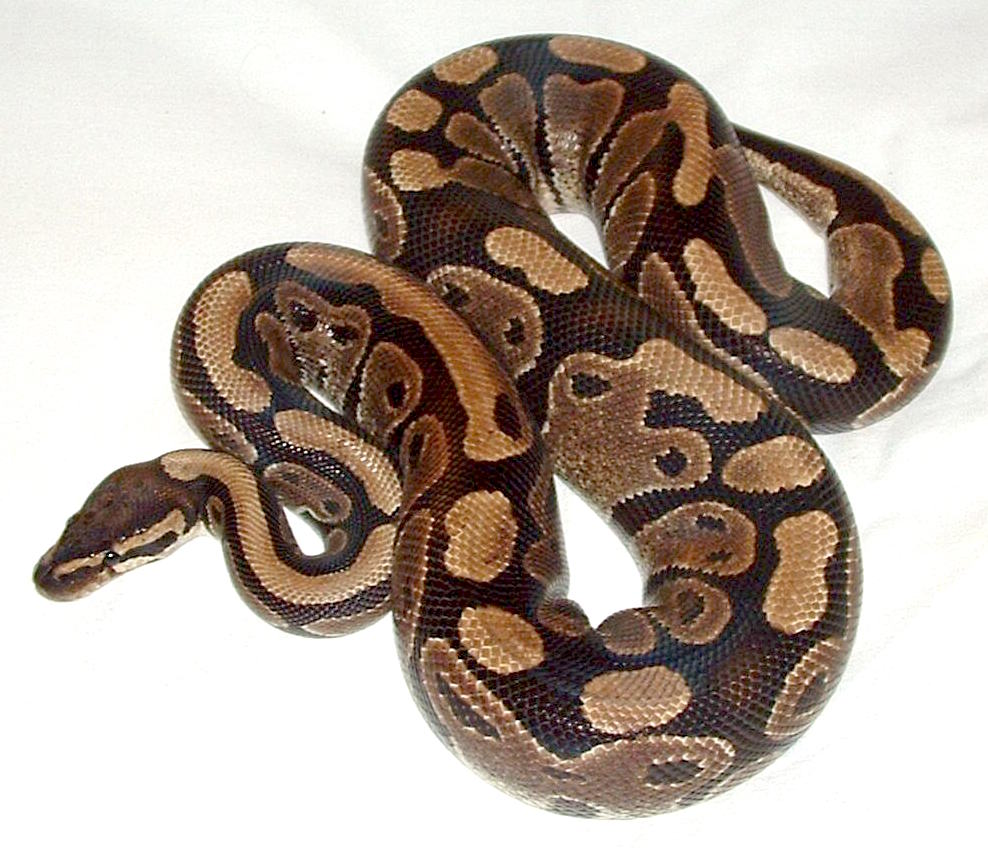
#> input picture openCV/IMAGE FUNCTIONS/Ball_python_lucy.jpg, 988 x 848 px, found by its file name
$ python CROPPED.PY
#> lines starting #> are read from the running program, lines starting #| are printed output that depends on the picture
import cv2

image = cv2.imread(r"D:\project\Open CV\Ball_python_lucy.jpg")
#> image is the input picture: shape (848, 988, 3); mean B, G, R 156.6, 166.7, 180.2

if image is not None:
    cropped = image[100:200, 50:150]  # Crop the image using array slicing
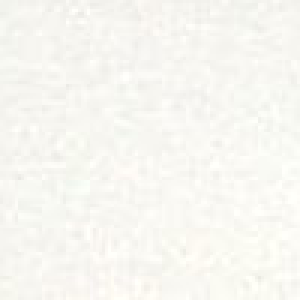
#> cropped: shape (100, 100, 3) (shown 3 times larger); mean B, G, R 241.7, 247.1, 247.8

    cv2.imshow("Original", image)      # Display the original image
    cv2.imshow("Cropped", cropped)     # Display the cropped image

    cv2.waitKey(0)                     # Wait for a key press (বানান ঠিক করা হয়েছে)
    cv2.destroyAllWindows()            # Close all windows
else:
    print("Error: Image not found")
